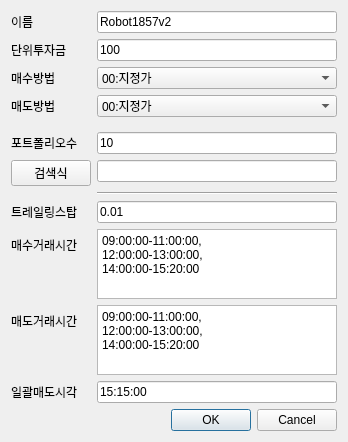
<?xml version="1.0" encoding="UTF-8"?>
<ui version="4.0">
 <class>Dialog</class>
 <widget class="QDialog" name="Dialog">
  <property name="geometry">
   <rect>
    <x>0</x>
    <y>0</y>
    <width>348</width>
    <height>438</height>
   </rect>
  </property>
  <property name="windowTitle">
   <string>Robot1857v2</string>
  </property>
  <layout class="QVBoxLayout" name="verticalLayout">
   <item>
    <widget class="QSplitter" name="splitter">
     <property name="orientation">
      <enum>Qt::Horizontal</enum>
     </property>
     <widget class="QWidget" name="layoutWidget">
      <layout class="QFormLayout" name="formLayout">
       <property name="fieldGrowthPolicy">
        <enum>QFormLayout::AllNonFixedFieldsGrow</enum>
       </property>
       <item row="0" column="0">
        <widget class="QLabel" name="label">
         <property name="text">
          <string>이름</string>
         </property>
        </widget>
       </item>
       <item row="0" column="1">
        <widget class="QLineEdit" name="lineEdit_name">
         <property name="text">
          <string>Robot1857v2</string>
         </property>
        </widget>
       </item>
       <item row="1" column="0">
        <widget class="QLabel" name="label_5">
         <property name="text">
          <string>단위투자금</string>
         </property>
        </widget>
       </item>
       <item row="1" column="1">
        <widget class="QLineEdit" name="lineEdit_unit">
         <property name="text">
          <string>100</string>
         </property>
        </widget>
       </item>
       <item row="2" column="0">
        <widget class="QLabel" name="label_7">
         <property name="text">
          <string>매수방법</string>
         </property>
        </widget>
       </item>
       <item row="2" column="1">
        <widget class="QComboBox" name="comboBox_buy_sHogaGb">
         <item>
          <property name="text">
           <string>00:지정가</string>
          </property>
         </item>
         <item>
          <property name="text">
           <string>03:시장가</string>
          </property>
         </item>
         <item>
          <property name="text">
           <string>05:조건부지정가</string>
          </property>
         </item>
         <item>
          <property name="text">
           <string>06:최유리지정가</string>
          </property>
         </item>
         <item>
          <property name="text">
           <string>07:최우선지정가</string>
          </property>
         </item>
        </widget>
       </item>
       <item row="3" column="0">
        <widget class="QLabel" name="label_8">
         <property name="text">
          <string>매도방법</string>
         </property>
        </widget>
       </item>
       <item row="3" column="1">
        <widget class="QComboBox" name="comboBox_sell_sHogaGb">
         <item>
          <property name="text">
           <string>00:지정가</string>
          </property>
         </item>
         <item>
          <property name="text">
           <string>03:시장가</string>
          </property>
         </item>
         <item>
          <property name="text">
           <string>05:조건부지정가</string>
          </property>
         </item>
         <item>
          <property name="text">
           <string>06:최유리지정가</string>
          </property>
         </item>
         <item>
          <property name="text">
           <string>07:최우선지정가</string>
          </property>
         </item>
        </widget>
       </item>
       <item row="4" column="0">
        <widget class="Line" name="line">
         <property name="orientation">
          <enum>Qt::Horizontal</enum>
         </property>
        </widget>
       </item>
       <item row="5" column="0">
        <widget class="QLabel" name="label_11">
         <property name="text">
          <string>포트폴리오수</string>
         </property>
        </widget>
       </item>
       <item row="5" column="1">
        <widget class="QLineEdit" name="lineEdit_portsize">
         <property name="text">
          <string>10</string>
         </property>
        </widget>
       </item>
       <item row="7" column="1">
        <widget class="QLineEdit" name="lineEdit_filename"/>
       </item>
       <item row="9" column="1">
        <widget class="Line" name="line_3">
         <property name="orientation">
          <enum>Qt::Horizontal</enum>
         </property>
        </widget>
       </item>
       <item row="7" column="0">
        <widget class="QPushButton" name="pushButton">
         <property name="text">
          <string>검색식</string>
         </property>
        </widget>
       </item>
       <item row="11" column="1">
        <widget class="QPlainTextEdit" name="plainTextEdit_buytime">
         <property name="plainText">
          <string>09:00:00-11:00:00,
12:00:00-13:00:00,
14:00:00-15:20:00</string>
         </property>
        </widget>
       </item>
       <item row="11" column="0">
        <widget class="QLabel" name="label_2">
         <property name="text">
          <string>매수거래시간</string>
         </property>
        </widget>
       </item>
       <item row="10" column="1">
        <widget class="QLineEdit" name="lineEdit_trailstop">
         <property name="text">
          <string>0.01</string>
         </property>
        </widget>
       </item>
       <item row="10" column="0">
        <widget class="QLabel" name="label_3">
         <property name="text">
          <string>트레일링스탑</string>
         </property>
        </widget>
       </item>
       <item row="13" column="1">
        <widget class="QLineEdit" name="lineEdit_sellall">
         <property name="text">
          <string>15:15:00</string>
         </property>
        </widget>
       </item>
       <item row="13" column="0">
        <widget class="QLabel" name="label_4">
         <property name="text">
          <string>일괄매도시각</string>
         </property>
        </widget>
       </item>
       <item row="12" column="0">
        <widget class="QLabel" name="label_6">
         <property name="text">
          <string>매도거래시간</string>
         </property>
        </widget>
       </item>
       <item row="12" column="1">
        <widget class="QPlainTextEdit" name="plainTextEdit_selltime">
         <property name="plainText">
          <string>09:00:00-11:00:00,
12:00:00-13:00:00,
14:00:00-15:20:00</string>
         </property>
        </widget>
       </item>
      </layout>
     </widget>
    </widget>
   </item>
   <item>
    <widget class="QDialogButtonBox" name="buttonBox">
     <property name="orientation">
      <enum>Qt::Horizontal</enum>
     </property>
     <property name="standardButtons">
      <set>QDialogButtonBox::Cancel|QDialogButtonBox::Ok</set>
     </property>
    </widget>
   </item>
  </layout>
 </widget>
 <resources/>
 <connections>
  <connection>
   <sender>buttonBox</sender>
   <signal>accepted()</signal>
   <receiver>Dialog</receiver>
   <slot>accept()</slot>
   <hints>
    <hint type="sourcelabel">
     <x>245</x>
     <y>340</y>
    </hint>
    <hint type="destinationlabel">
     <x>157</x>
     <y>274</y>
    </hint>
   </hints>
  </connection>
  <connection>
   <sender>buttonBox</sender>
   <signal>rejected()</signal>
   <receiver>Dialog</receiver>
   <slot>reject()</slot>
   <hints>
    <hint type="sourcelabel">
     <x>293</x>
     <y>340</y>
    </hint>
    <hint type="destinationlabel">
     <x>286</x>
     <y>274</y>
    </hint>
   </hints>
  </connection>
  <connection>
   <sender>pushButton</sender>
   <signal>clicked()</signal>
   <receiver>Dialog</receiver>
   <slot>SearchFile()</slot>
   <hints>
    <hint type="sourcelabel">
     <x>46</x>
     <y>164</y>
    </hint>
    <hint type="destinationlabel">
     <x>0</x>
     <y>195</y>
    </hint>
   </hints>
  </connection>
 </connections>
 <slots>
  <slot>gen_range()</slot>
  <slot>SearchFile()</slot>
 </slots>
</ui>
